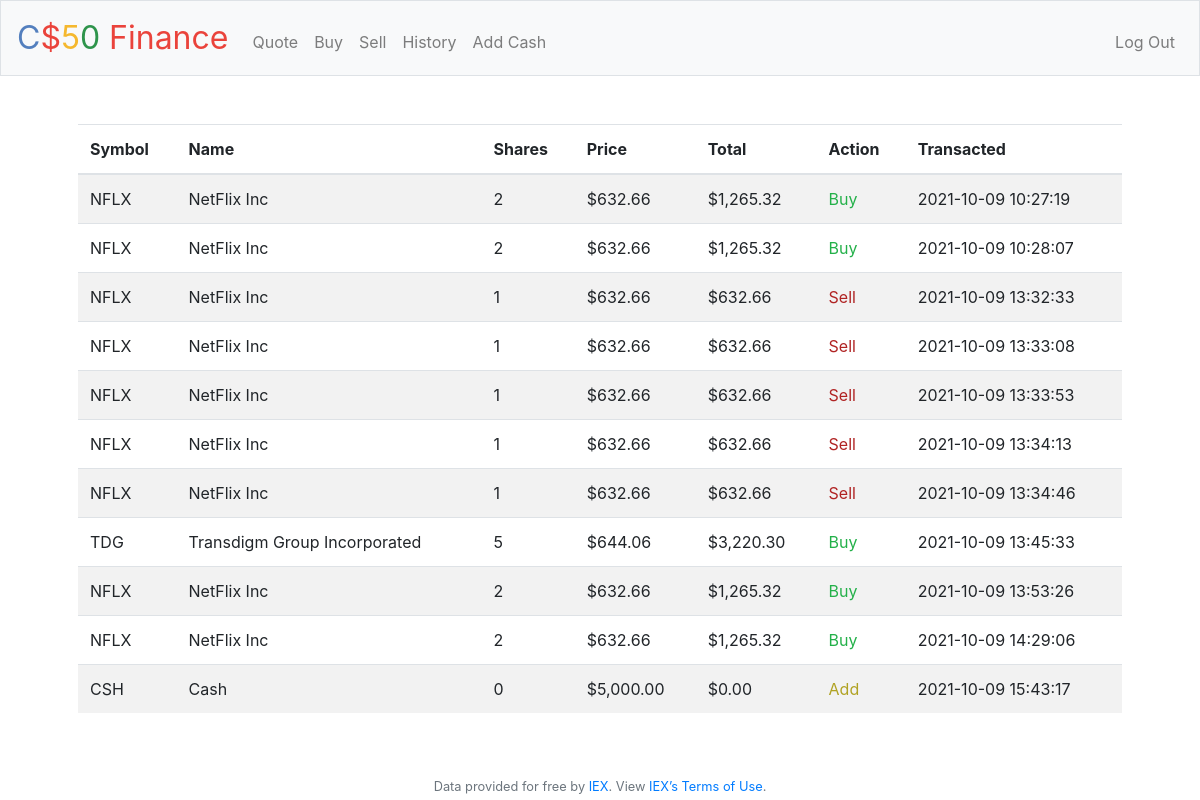
The app's page /history (signed in) with its own data.
### tables this page shows
CREATE TABLE history (id INTEGER PRIMARY KEY, user_id INTEGER, symbol varchar(10), name TEXT, shares INTEGER, price REAL, action TEXT,date TIMESTAMP DEFAULT CURRENT_TIMESTAMP, FOREIGN KEY(user_id) REFERENCES users(id));

### application.py (the view)
@app.route("/history")
@login_required
def history():
    user_id = session["user_id"]
    data = db.execute("SELECT * FROM history WHERE user_id = ?", user_id)
    return render_template("history.html", history=data)

### application.py (called while the page is built)
@app.after_request
def after_request(response):
    response.headers["Cache-Control"] = "no-cache, no-store, must-revalidate"
    response.headers["Expires"] = 0
    response.headers["Pragma"] = "no-cache"
    return response

### helpers.py (called while the page is built)
def login_required(f):
    @wraps(f)
    def decorated_function(*args, **kwargs):
        if session.get("user_id") is None:
            return redirect("/login")
        return f(*args, **kwargs)
    return decorated_function

def usd(value):
    return f"${value:,.2f}"

### templates/history.html (shortened to what this page needs)
{% extends "layout.html" %}
{% block main %}
    <table class="table table-striped">
            <thead>
                <tr>
                    <th>Symbol</th>
                    <th>Name</th>
                    <th>Shares</th>
                    <th>Price</th>
                    <th>Total</th>
                    <th>Action</th>
                    <th>Transacted</th>
                </tr>
            </thead>
            <tbody>
                {%for h in history%}
                <tr>
                    <td>{{h.symbol}}</td>
                    <td>{{h.name}}</td>
                    <td>{{h.shares}}</td>
                    <td>{{h.price | usd}}</td>
                    <td>{{(h.shares * h.price) | usd}}</td>
                    {% if h.action == "buy" %}
                    <td class="rising">Buy</td>
                    {% elif h.action == "sell" %}
                    <td class="falling">Sell</td>
                    {% else %}
                    <td class="stabel">Add</td>
                    {% endif %}
                    <td>{{h.date}}</td>
                </tr>
                {% endfor %}
            </tbody>
        </table>
{% endblock %}

### templates/layout.html (shortened to what this page needs)
<!DOCTYPE html>
<html lang="en">
    <head>
        <link rel="stylesheet" href="https://cdn.jsdelivr.net/npm/bootstrap@4.5.3/dist/css/bootstrap.min.css">
        <link href="/static/styles.css" rel="stylesheet">
    </head>
    <body>
        <nav class="navbar navbar-expand-md navbar-light bg-light border">
            <a class="navbar-brand" href="/"><span class="blue">C</span><span class="red">$</span><span class="yellow">5</span><span class="green">0</span> <span class="red">Finance</span></a>
            <div class="collapse navbar-collapse" id="navbar">
                {% if session.user_id %}
                    <ul class="navbar-nav mr-auto mt-2">
                        <li class="nav-item"><a class="nav-link" href="/quote">Quote</a></li>
                        <li class="nav-item"><a class="nav-link" href="/buy">Buy</a></li>
                        <li class="nav-item"><a class="nav-link" href="/sell">Sell</a></li>
                        <li class="nav-item"><a class="nav-link" href="/history">History</a></li>
                        <li class="nav-item"><a class="nav-link" href="/add">Add Cash</a></li>
                    </ul>
                    <ul class="navbar-nav ml-auto mt-2">
                        <li class="nav-item"><a class="nav-link" href="/logout">Log Out</a></li>
                    </ul>
                {% else %}
                    <ul class="navbar-nav ml-auto mt-2">
                        <li class="nav-item"><a class="nav-link" href="/register">Register</a></li>
                        <li class="nav-item"><a class="nav-link" href="/login">Log In</a></li>
                    </ul>
                {% endif %}
            </div>
        </nav>
        <main class="container p-5">
            {% block main %}{% endblock %}
        </main>
        <footer class="small text-center text-muted">
            Data provided for free by <a href="https://iextrading.com/developer">IEX</a>. View <a href="https://iextrading.com/api-exhibit-a/">IEX’s Terms of Use</a>.
        </footer>
    </body>
</html>

### static/styles.css (style rules this page uses)
nav .navbar-brand { font-size: xx-large; }
nav .navbar-brand .blue { color: #537fbe; }
nav .navbar-brand .red { color: #ea433b; }
nav .navbar-brand .yellow { color: #f5b82e; }
nav .navbar-brand .green { color: #2e944b; }
main { overflow-x: auto; text-align: center; }
main table { text-align: left; }
.falling { color: #b02323; }
.rising { color: #23b049; }
.stabel { color: #b0a223; }

### records on screen
history: symbol "NFLX", name "NetFlix Inc", shares "2", price "$632.66", (h.shares*h.price)|usd "$1,265.32", action "Buy", date "2021-10-09 10:27:19"
history: symbol "NFLX", name "NetFlix Inc", shares "2", price "$632.66", (h.shares*h.price)|usd "$1,265.32", action "Buy", date "2021-10-09 10:28:07"
history: symbol "NFLX", name "NetFlix Inc", shares "1", price "$632.66", (h.shares*h.price)|usd "$632.66", action "Sell", date "2021-10-09 13:32:33"
history: symbol "NFLX", name "NetFlix Inc", shares "1", price "$632.66", (h.shares*h.price)|usd "$632.66", action "Sell", date "2021-10-09 13:33:08"
history: symbol "NFLX", name "NetFlix Inc", shares "1", price "$632.66", (h.shares*h.price)|usd "$632.66", action "Sell", date "2021-10-09 13:33:53"
history: symbol "NFLX", name "NetFlix Inc", shares "1", price "$632.66", (h.shares*h.price)|usd "$632.66", action "Sell", date "2021-10-09 13:34:13"
history: symbol "NFLX", name "NetFlix Inc", shares "1", price "$632.66", (h.shares*h.price)|usd "$632.66", action "Sell", date "2021-10-09 13:34:46"
history: symbol "TDG", name "Transdigm Group Incorporated", shares "5", price "$644.06", (h.shares*h.price)|usd "$3,220.30", action "Buy", date "2021-10-09 13:45:33"
history: symbol "NFLX", name "NetFlix Inc", shares "2", price "$632.66", (h.shares*h.price)|usd "$1,265.32", action "Buy", date "2021-10-09 13:53:26"
history: symbol "NFLX", name "NetFlix Inc", shares "2", price "$632.66", (h.shares*h.price)|usd "$1,265.32", action "Buy", date "2021-10-09 14:29:06"
history: symbol "CSH", name "Cash", shares "0", price "$5,000.00", (h.shares*h.price)|usd "$0.00", action "Add", date "2021-10-09 15:43:17"
